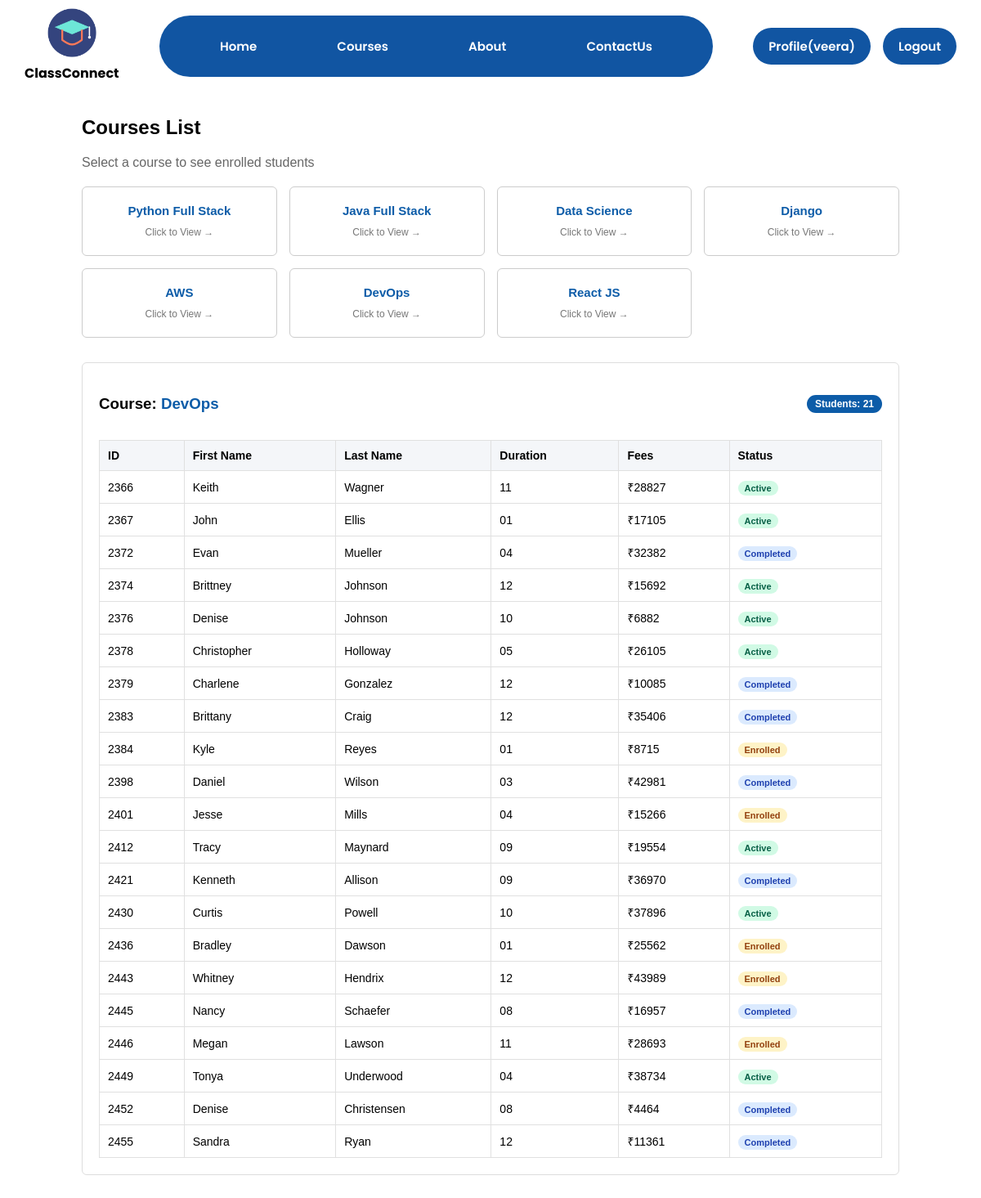
The app's page /courses/?course=DevOps (signed in) with its own data.
### testapp/models.py (models this page shows)
class Student(models.Model):
    student_First_Name = models.CharField(max_length = 150)
    student_Last_Name = models.CharField(max_length = 150)
    student_Email_Id =  models.EmailField()
    course_Name = models.CharField(max_length = 150)
    student_Age =  models.IntegerField()
    course_Duration = models.CharField(max_length=20, default='3 Months')
    course_Fees =  models.IntegerField()
    STATUS_CHOICES = [
        ('Active', 'Active'),
        ('Completed', 'Completed'),
        ('Enrolled', 'Enrolled'),
    ]
    status = models.CharField(max_length=20, choices=STATUS_CHOICES, default='Active')

### testapp/views.py (the view)
# urls.py: path('courses/', views.courses_view),
def courses_view(request):
    if not request.user.is_authenticated:
            messages.error(request, "Access Denied: Course details and student records are restricted to instructors only.")
            return redirect('/accounts/login/')
    if not request.user.is_staff:
            messages.error(request, "Access Denied: student records are restricted to instructors only.")
            return redirect('/accounts/login/')
    courses = ['Python Full Stack', 'Java Full Stack', 'Data Science', 'Django', 'AWS', 'DevOps', 'React JS']
    course = request.GET.get('course')
    students = Student.objects.filter(course_Name=course) if course else None
    return render(request, 'courses.html', {'courses': courses, 'selected_course': course, 'students': students})

### templates/courses.html
{% extends 'index.html' %}
{% load static %}
{% block body_block %}
<link rel="stylesheet" href="{% static 'css/courses.css' %}">
<div class="courses-box">
    <h2>Courses List</h2>
    <p class="subtitle">Select a course to see enrolled students</p>
    <div class="courses-grid">
        {% for c in courses %}
            <a href="/courses/?course={{ c }}" class="course-card">
                <h3>{{ c }}</h3>
                <span>Click to View &rarr;</span>
            </a>
        {% endfor %}
    </div>
    {% if selected_course %}
        <div class="table-card">
            <div class="table-top">
                <h3>Course: <span class="blue-text">{{ selected_course }}</span></h3>
                <span class="count-tag">Students: {{ students.count }}</span>
            </div>
            {% if students %}
                <table class="simple-table">
                    <thead>
                        <tr>
                            <th>ID</th>
                            <th>First Name</th>
                            <th>Last Name</th>
                            <th>Duration</th>
                            <th>Fees</th>
                            <th>Status</th>
                        </tr>
                    </thead>
                    <tbody>
                        {% for s in students %}
                        <tr>
                            <td>{{ s.id }}</td>
                            <td>{{ s.student_First_Name }}</td>
                            <td>{{ s.student_Last_Name }}</td>
                            <td>{{ s.course_Duration }}</td>
                            <td>₹{{ s.course_Fees }}</td>
                            <td>
                                {% if s.status == 'Active' %}
                                    <span class="badge green">Active</span>
                                {% elif s.status == 'Completed' %}
                                    <span class="badge blue">Completed</span>
                                {% else %}
                                    <span class="badge yellow">Enrolled</span>
                                {% endif %}
                            </td>
                        </tr>
                        {% endfor %}
                    </tbody>
                </table>
            {% else %}
                <p class="no-records">No students found for this course.</p>
            {% endif %}
        </div>
    {% endif %}
</div>
{% endblock %}

### templates/index.html (shortened to what this page needs)
<!DOCTYPE html>
{% load static %}
<html lang="en">
<head>
    <link rel="stylesheet" href="https://cdnjs.cloudflare.com/ajax/libs/font-awesome/6.5.1/css/all.min.css">
    <link rel="stylesheet" href="{% static 'css/index.css' %}">
</head>
<body>
    <nav class="nav">
    <center>
    <img src="{% static 'images/logo.png' %}" alt="Logo" width="60">
    <br>
    <b>ClassConnect</b>
    </center>
     <ul class="menubar">
        <li><a href="/">Home</a></li>
        <li><a href="/courses">Courses</a></li>
        <li><a href="/about">About</a></li>
        <li><a href="/contact"></i>ContactUs</a></li>
        </ul>
        <ul class="profile">
        {% if user.is_authenticated %}
        <li><a href="#">Profile({{ user.username }})</a></li>
        <li><a href="/logout/"></i>Logout</a></li>
        {% else %}
        <li><a href="/accounts/login/"></i> LogIn</a></li>
         <li><a href="/signup/"></i>SignUp</a></li>
        {% endif %}
    </ul>
    </nav>
 {% block body_block %}
{% endblock %}
</body>
</html>

### static/css/index.css (style rules this page uses)
body { font-family: "Poppins", sans-serif; font-style: normal; margin: 0; padding: 0; }
.nav { display: flex; align-items: center; justify-content: space-between; padding: 10px 30px; box-sizing: border-box; }
.menubar { width: 55%; display: flex; justify-content: space-around; align-items: center; list-style: none; background: rgb(17, 85, 162); border-radius: 80px; padding: 25px 25px; margin: 0; }
.menubar a { text-decoration: none; padding: 8px 14px; border-radius: 40px; font-size: 15px; font-weight: 600; color: white; border: 1px solid transparent; transition: all 0.3s ease; }
.profile { display: flex; align-items: center; list-style: none; gap: 15px; margin: 0; padding: 0; }
.profile li a { display: inline-flex; align-items: center; gap: 8px; background-color: rgb(17, 85, 162); color: white; padding: 10px 18px; border-radius: 30px; text-decoration: none; font-size: 15px; font-weight: 600; border: 1px solid transparent; transition: all 0.3s ease; }

### static/css/courses.css (style rules this page uses)
.courses-box { width: 85%; max-width: 1000px; margin: 30px auto; font-family: Arial, sans-serif; }
.subtitle { color: #666; margin-bottom: 20px; }
.courses-grid { display: grid; grid-template-columns: repeat(4, 1fr); gap: 15px; margin-bottom: 30px; }
.course-card { background: #ffffff; border: 1px solid #ccc; border-radius: 6px; padding: 20px 10px; text-align: center; text-decoration: none; color: #333; }
.course-card h3 { margin: 0 0 8px 0; font-size: 15px; color: #0d5ca8; }
.course-card span { font-size: 12px; color: #777; }
.table-card { background: #ffffff; border: 1px solid #ddd; border-radius: 6px; padding: 20px; }
.table-top { display: flex; justify-content: space-between; align-items: center; margin-bottom: 15px; }
.blue-text { color: #0d5ca8; }
.count-tag { background: #0d5ca8; color: white; padding: 4px 10px; border-radius: 12px; font-size: 12px; font-weight: bold; }
.simple-table { width: 100%; border-collapse: collapse; }
.simple-table th, .simple-table td { border: 1px solid #e0e0e0; padding: 10px; text-align: left; font-size: 14px; }
.simple-table th { background-color: #f4f6f9; }
.badge { padding: 3px 8px; border-radius: 10px; font-size: 11px; font-weight: bold; }
.green { background: #d1fae5; color: #065f46; }
.blue { background: #dbeafe; color: #1e40af; }
.yellow { background: #fef3c7; color: #92400e; }

### records on screen
Student: id "2366", student_First_Name "Keith", student_Last_Name "Wagner", course_Duration "11", course_Fees "28827", status "Active"
Student: id "2367", student_First_Name "John", student_Last_Name "Ellis", course_Duration "01", course_Fees "17105", status "Active"
Student: id "2372", student_First_Name "Evan", student_Last_Name "Mueller", course_Duration "04", course_Fees "32382", status "Completed"
Student: id "2374", student_First_Name "Brittney", student_Last_Name "Johnson", course_Duration "12", course_Fees "15692", status "Active"
Student: id "2376", student_First_Name "Denise", student_Last_Name "Johnson", course_Duration "10", course_Fees "6882", status "Active"
Student: id "2378", student_First_Name "Christopher", student_Last_Name "Holloway", course_Duration "05", course_Fees "26105", status "Active"
Student: id "2379", student_First_Name "Charlene", student_Last_Name "Gonzalez", course_Duration "12", course_Fees "10085", status "Completed"
Student: id "2383", student_First_Name "Brittany", student_Last_Name "Craig", course_Duration "12", course_Fees "35406", status "Completed"
Student: id "2384", student_First_Name "Kyle", student_Last_Name "Reyes", course_Duration "01", course_Fees "8715", status "Enrolled"
Student: id "2398", student_First_Name "Daniel", student_Last_Name "Wilson", course_Duration "03", course_Fees "42981", status "Completed"
Student: id "2401", student_First_Name "Jesse", student_Last_Name "Mills", course_Duration "04", course_Fees "15266", status "Enrolled"
Student: id "2412", student_First_Name "Tracy", student_Last_Name "Maynard", course_Duration "09", course_Fees "19554", status "Active"
Student: id "2421", student_First_Name "Kenneth", student_Last_Name "Allison", course_Duration "09", course_Fees "36970", status "Completed"
Student: id "2430", student_First_Name "Curtis", student_Last_Name "Powell", course_Duration "10", course_Fees "37896", status "Active"
Student: id "2436", student_First_Name "Bradley", student_Last_Name "Dawson", course_Duration "01", course_Fees "25562", status "Enrolled"
Student: id "2443", student_First_Name "Whitney", student_Last_Name "Hendrix", course_Duration "12", course_Fees "43989", status "Enrolled"
Student: id "2445", student_First_Name "Nancy", student_Last_Name "Schaefer", course_Duration "08", course_Fees "16957", status "Completed"
Student: id "2446", student_First_Name "Megan", student_Last_Name "Lawson", course_Duration "11", course_Fees "28693", status "Enrolled"
Student: id "2449", student_First_Name "Tonya", student_Last_Name "Underwood", course_Duration "04", course_Fees "38734", status "Active"
Student: id "2452", student_First_Name "Denise", student_Last_Name "Christensen", course_Duration "08", course_Fees "4464", status "Completed"
Student: id "2455", student_First_Name "Sandra", student_Last_Name "Ryan", course_Duration "12", course_Fees "11361", status "Completed"

### other values on screen
{{ user.username }} "veera"
{{ c }} "Python Full Stack" "Java Full Stack" "Data Science" "Django" "AWS" "DevOps" "React JS"
{{ selected_course }} "DevOps"
{{ students.count }} "21"
